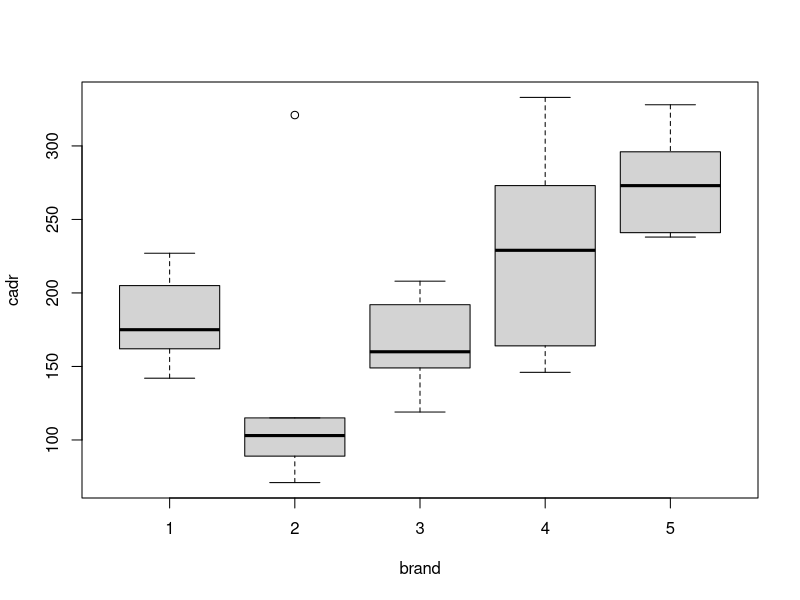

This figure's R source:

## ST512 
## Author: Prof Ryan Martin (www4.stat.ncsu.edu/~rmartin)
## R code for Example 15.5 in Ott & Longnecker

air <- read.table(file="data/example_15-5.txt", header=TRUE)
print(air)

air$month <- factor(air$month)
air$home <- factor(air$home)
air$brand <- factor(air$brand)

boxplot(cadr ~ brand, data=air)

o <- lm(cadr ~ month + home + brand, data=air)
anova(o)
